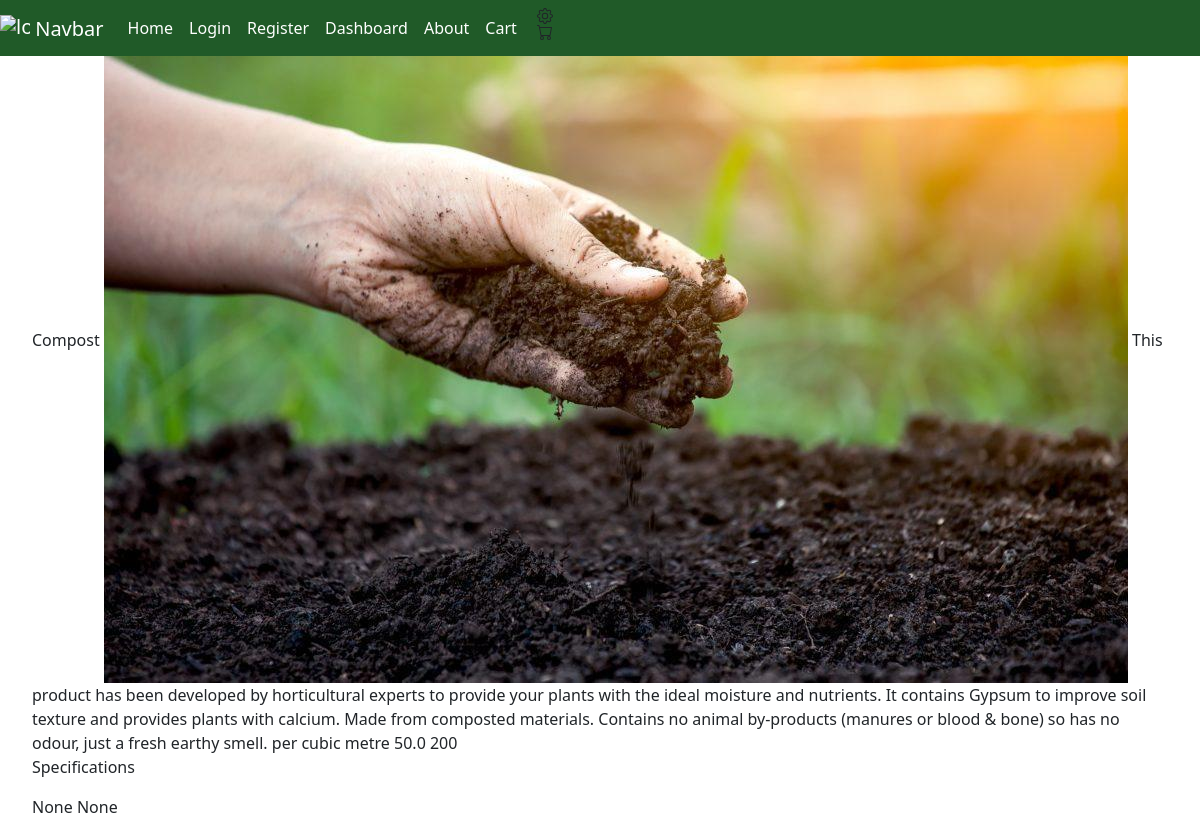
/product_view_3, run on the app's committed database.
### ORM/tables.py (models this page shows, shortened)
class Product(TimeStampedModel):
    __tablename__ = 'products'
    id = Column(Integer, primary_key=True, autoincrement=True)
    name = Column(String(100), nullable=False)
    description = Column(String, nullable=False)
    dimensions = Column(String(50), nullable=True)
    weight = Column(REAL, nullable=True)
    unit = Column(String(50), nullable=False)
    price = Column(REAL, nullable=False)
    stock_level = Column(Integer, nullable=False)
    category = Column(Integer, ForeignKey('categories.id'), nullable=False, index=True)
    image = Column(String(100), nullable=False)
    orders = Relationship('Order', back_populates='product')
    categories = Relationship('Category', back_populates='product')

### main.py (the view)
@limiter.limit(default)
@app.route("/product_view_<int:product_id>", methods=['POST', 'GET'])
def product_view(product_id):
    product_obj = get_product_by_id(product_id)
    return render_template("product_view.html", product=product_obj)

### ORM/ORM_operations.py (called while the page is built)
def get_product_by_id(product_id):
    product = Product.query.filter(Product.id == product_id).first()
    return product

### main.py (called while the page is built)
@app.after_request
def add_security_headers(resp):
    resp.headers['Content-Security-Policy'] =  "default-src 'self'; object-src 'none'; base-uri 'none';" #prevents inline scripts from running and objects
    resp.headers['X-Content-Type-Options'] = 'nosniff' #forces the browser to honour the content type instead of auto detecting
    resp.headers['X-Frame-Options'] = 'SAMEORIGIN' #prevents external sites from embedding this site in iframe, helping prevent clickjacking
    return resp

### templates/product_view.html (shortened to what this page needs)
{% extends "base.html" %}
{% block content %}
    {{product.name}}
    <img src="{{product.image}}">
    {{product.description}}
    {{product.unit}}
    {{product.price}}
    {{product.stock_level}}
    <p>Specifications</p>
    {{product.dimensions}}
    {{product.weight}}
{% endblock %}

### static/style.css (style rules this page uses)
body { margin-left : 2rem; margin-right : 2rem; }

### data on the page
Product: name "Compost", image (picture), description "This product has been developed by horticultural experts to provide your plants with the ideal moisture and nutrients. It contains Gypsum to improve soil texture and provides plants with calcium. Made from composted materials. Contains no animal by-products (manures or blood & bone) so has no odour, just a fresh earthy smell.", unit "per cubic metre", price "50.0", stock_level "200", dimensions "None", weight "None"
